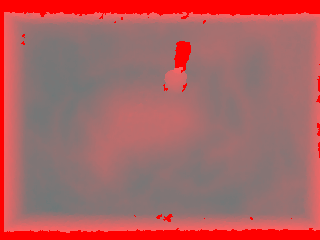
#> input picture New folder/mean/image1.bmp, 320 x 240 px
$ python -i plot_test.py   (imports and definitions only)   (Python 2 division)
#> lines starting #> are read from the running program, lines starting #| are printed output that depends on the picture
import matplotlib.pyplot as plt
import matplotlib.animation as animation
import time
import os
import numpy as np
from scipy import ndimage as ndi
from PIL import ImageOps
from PIL import Image
from scipy.ndimage import gaussian_filter
from skimage.morphology import reconstruction
from skimage.feature import peak_local_max

import atexit
import sys

class ExitHooks(object):
    def __init__(self):
        self.exit_code = None
        self.exception = None

    def hook(self):
        self._orig_exit = sys.exit
        sys.exit = self.exit
        sys.excepthook = self.exc_handler

    def exit(self, code=0):
        self.exit_code = code
        self._orig_exit(code)

    def exc_handler(self, exc_type, exc, *args):
        self.exception = exc

hooks = ExitHooks()
# [1 line not run here, left out]

def foo():
    if hooks.exit_code is not None:
        print("death by sys.exit(%d)" % hooks.exit_code)
    elif hooks.exception is not None:
        print("death by exception: %s" % hooks.exception)
    else:
        print("natural death")
# [1 line not run here, left out]

fig, axes = plt.subplots(1, 3, figsize=(8, 3), sharex=True, sharey=True,
                         subplot_kw={'adjustable': 'box-forced'})
ax = axes.ravel()
# [11 lines not run here, left out]


def animate2(i):
    # plt.clf()

    raw_vector = np.loadtxt("map")

    mat = raw_vector.reshape((240, 320))

    rescaled = (255.0 / mat.max() * (mat - mat.min())).astype(np.uint8)

    new_image = Image.fromarray(rescaled)

    inverted_image = ImageOps.invert(new_image)

    image = ndi.gaussian_filter(inverted_image, 1)

    image = gaussian_filter(image, 5)

    seed = np.copy(image)

    seed[1:-1, 1:-1] = image.min()

    mask = image

    dilated = reconstruction(seed, mask, method='dilation')

    peak_image = image - dilated

    image_max = ndi.maximum_filter(peak_image, size=2, mode='constant')

    peak_image = image - dilated
    ax[2].cla()
    coordinates = peak_local_max(peak_image, min_distance=40)

    ax[0].imshow(peak_image, cmap=plt.cm.gray)

    ax[1].imshow(image_max, cmap=plt.cm.gray)

    ax[2].imshow(peak_image, cmap=plt.cm.gray)

    ax[2].plot(coordinates[:, 1], coordinates[:, 0], 'r.')
    print "ok"

# [12 lines of commented-out code are left out]

ani = animation.FuncAnimation(fig, animate2, interval=1000)
# [1 line not run here, left out]

>>> import cv2
>>> picture = cv2.imread('../../New folder/mean/image1.bmp', cv2.IMREAD_GRAYSCALE)
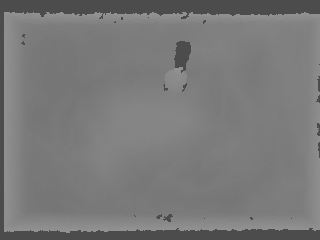
#> picture: shape (240, 320); min 76, max 146, mean 120.8
#> (the run stopped early here; a loop or call above may not have finished)
